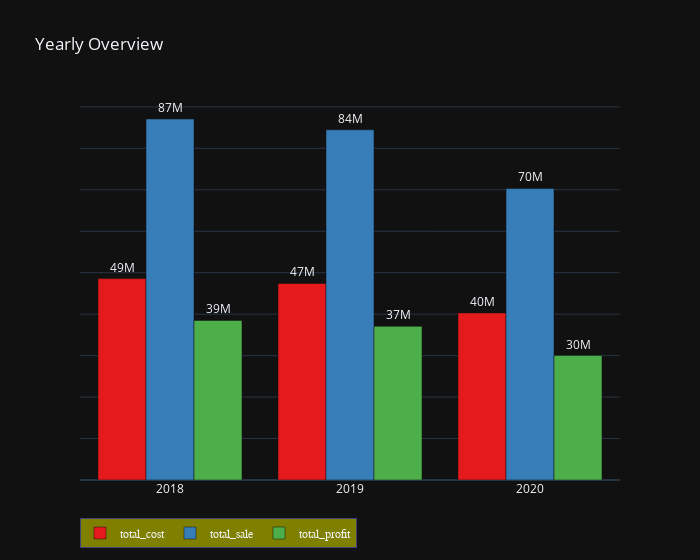

Write notebook code for a chart like this one.
### Markdown cell above
#### Visualize result

### Code cell
year_sum.year = year_sum.year.astype('str')

fig = px.bar(year_sum, 'year', ['total_cost', 'total_sale', 'total_profit'], width=700, 
             barmode='group', text_auto='.2s', labels={'year':'', 'value':''},
             title='Yearly Overview', color_discrete_sequence=px.colors.qualitative.Set1)
fig.update_traces(textposition='outside', cliponaxis=False)
fig.update_yaxes(showticklabels=False)
fig.update_layout(legend = dict(
                        orientation='h',
                        title='',
                        font = dict(
                        family="Courier",
                        size=12,
                        ),
                        bgcolor='olive',
                        bordercolor='blue',
                        borderwidth=.5
                    ))

### Figure 1 — Plotly figure (JSON) as saved in the notebook; plotly's stock layout.template omitted (floating-point values rounded to 4 significant figures)
{"data": [{"alignmentgroup": "True", "cliponaxis": false, "hovertemplate": "variable=total_cost<br>=%{y}<extra></extra>", "legendgroup": "total_cost", "marker": {"color": "rgb(228,26,28)", "pattern": {"shape": ""}}, "name": "total_cost", "offsetgroup": "total_cost", "orientation": "v", "showlegend": true, "textposition": "outside", "texttemplate": "%{y:.2s}", "type": "bar", "x": ["2018", "2019", "2020"], "xaxis": "x", "y": [48577780, 47422350, 40305100], "yaxis": "y"}, {"alignmentgroup": "True", "cliponaxis": false, "hovertemplate": "variable=total_sale<br>=%{y}<extra></extra>", "legendgroup": "total_sale", "marker": {"color": "rgb(55,126,184)", "pattern": {"shape": ""}}, "name": "total_sale", "offsetgroup": "total_sale", "orientation": "v", "showlegend": true, "textposition": "outside", "texttemplate": "%{y:.2s}", "type": "bar", "x": ["2018", "2019", "2020"], "xaxis": "x", "y": [87081100, 84486200, 70325350], "yaxis": "y"}, {"alignmentgroup": "True", "cliponaxis": false, "hovertemplate": "variable=total_profit<br>=%{y}<extra></extra>", "legendgroup": "total_profit", "marker": {"color": "rgb(77,175,74)", "pattern": {"shape": ""}}, "name": "total_profit", "offsetgroup": "total_profit", "orientation": "v", "showlegend": true, "textposition": "outside", "texttemplate": "%{y:.2s}", "type": "bar", "x": ["2018", "2019", "2020"], "xaxis": "x", "y": [38503320, 37063850, 30020250], "yaxis": "y"}], "layout": {"barmode": "group", "legend": {"bgcolor": "olive", "bordercolor": "blue", "borderwidth": 0.5, "font": {"family": "Courier", "size": 12}, "orientation": "h", "title": {"text": ""}, "tracegroupgap": 0}, "title": {"text": "Yearly Overview"}, "width": 700, "xaxis": {"anchor": "y", "domain": [0, 1], "title": {"text": ""}}, "yaxis": {"anchor": "x", "domain": [0, 1], "showticklabels": false, "title": {"text": ""}}}}
